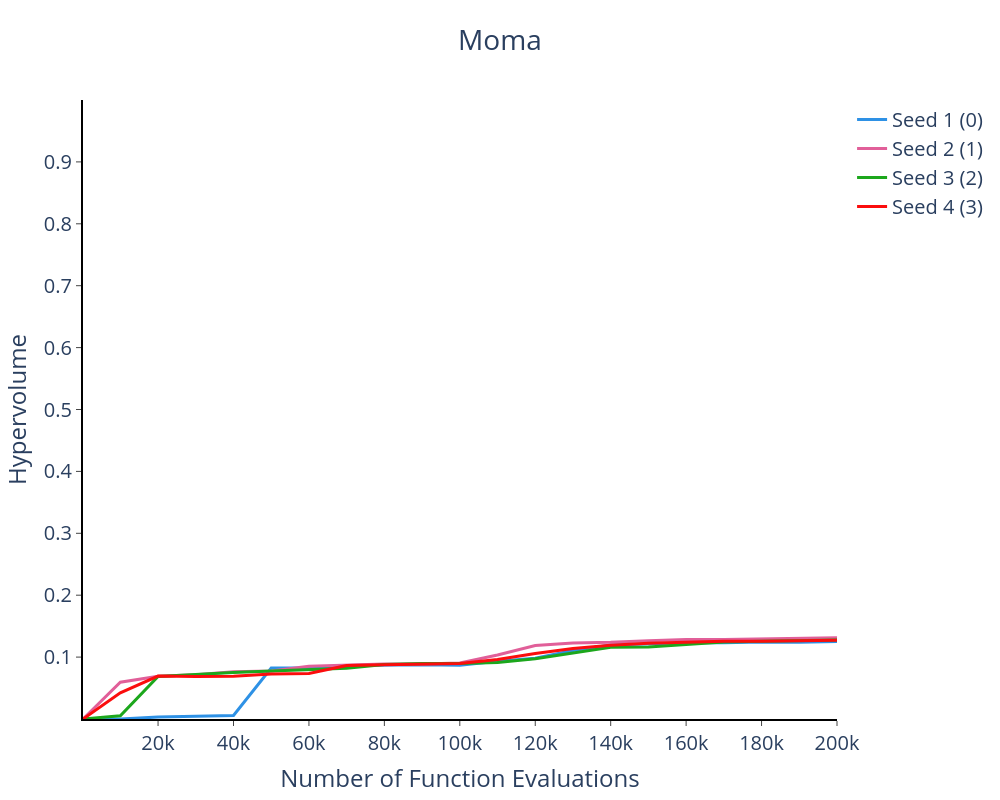

This figure's notebook cell:
### Code cell
input_data_path_list = {
    
   "MOMA": [
    f"hypervolumes/MOMA_{nfe}_ref{ssp_ref}_{seed}_0_hv.csv", 
    f"hypervolumes/MOMA_{nfe}_ref{ssp_ref}_{seed}_1_hv.csv",
    f"hypervolumes/MOMA_{nfe}_ref{ssp_ref}_{seed}_2_hv.csv",
    f"hypervolumes/MOMA_{nfe}_ref{ssp_ref}_{seed}_3_hv.csv",
    ],
}


fig = plot_hypervolume(
    path_to_data=path,
    path_to_output=path,
    input_data=input_data_path_list,
    yaxis_upper_limit=1.0,
    width=1000,
    height=800,
    fontsize=20,
    saving=True,
)

fig.show()

### Figure 1 — Plotly figure (JSON) as saved in the notebook; plotly's stock layout.template omitted (floating-point values rounded to 4 significant figures)
{"data": [{"fill": "none", "line": {"color": "#2E91E5", "width": 3}, "mode": "lines", "name": "Seed 1 (0)", "type": "scatter", "x": [100, 10000, 20000, 30000, 40000, 50000, 60000, 70000, 80000, 90000, 100000, 110000, 120000, 130000, 140000, 150000, 160000, 170000, 180000, 190000, 200000], "y": [0.0, 0.0, 0.003094, 0.004783, 0.005589, 0.08244, 0.08295, 0.0864, 0.08759, 0.08763, 0.08686, 0.09327, 0.09815, 0.1105, 0.1197, 0.1209, 0.1233, 0.123, 0.1246, 0.124, 0.1253]}, {"fill": "none", "line": {"color": "#E15F99", "width": 3}, "mode": "lines", "name": "Seed 2 (1)", "type": "scatter", "x": [100, 10000, 20000, 30000, 40000, 50000, 60000, 70000, 80000, 90000, 100000, 110000, 120000, 130000, 140000, 150000, 160000, 170000, 180000, 190000, 200000], "y": [0.0, 0.05943, 0.06899, 0.07161, 0.07635, 0.0774, 0.08536, 0.08704, 0.08867, 0.08874, 0.09067, 0.1035, 0.1187, 0.1226, 0.1238, 0.1266, 0.1284, 0.1283, 0.1294, 0.1296, 0.1315]}, {"fill": "none", "line": {"color": "#1CA71C", "width": 3}, "mode": "lines", "name": "Seed 3 (2)", "type": "scatter", "x": [100, 10000, 20000, 30000, 40000, 50000, 60000, 70000, 80000, 90000, 100000, 110000, 120000, 130000, 140000, 150000, 160000, 170000, 180000, 190000, 200000], "y": [0.0, 0.005312, 0.06852, 0.07224, 0.07527, 0.0777, 0.08016, 0.08214, 0.08798, 0.08981, 0.08977, 0.09124, 0.09731, 0.1071, 0.1159, 0.1165, 0.1204, 0.1244, 0.1256, 0.1264, 0.1274]}, {"fill": "none", "line": {"color": "#FB0D0D", "width": 3}, "mode": "lines", "name": "Seed 4 (3)", "type": "scatter", "x": [100, 10000, 20000, 30000, 40000, 50000, 60000, 70000, 80000, 90000, 100000, 110000, 120000, 130000, 140000, 150000, 160000, 170000, 180000, 190000, 200000], "y": [0.0, 0.04221, 0.06946, 0.06862, 0.06914, 0.07264, 0.07355, 0.08639, 0.08781, 0.08936, 0.08984, 0.09599, 0.1058, 0.1139, 0.1192, 0.1223, 0.1245, 0.1256, 0.1256, 0.1262, 0.1273]}], "layout": {"font": {"size": 20}, "height": 800, "title": {"text": "Moma", "x": 0.5}, "width": 1000, "xaxis": {"linecolor": "black", "linewidth": 2, "showgrid": false, "showline": true, "tickfont": {"size": 20}, "ticks": "outside", "title": {"text": "Number of Function Evaluations"}}, "yaxis": {"linecolor": "black", "linewidth": 2, "range": [0, 1], "showgrid": false, "showline": true, "tickfont": {"size": 20}, "ticks": "outside", "tickvals": [0.1, 0.2, 0.3, 0.4, 0.5, 0.6, 0.7, 0.8, 0.9], "title": {"text": "Hypervolume"}}}}
